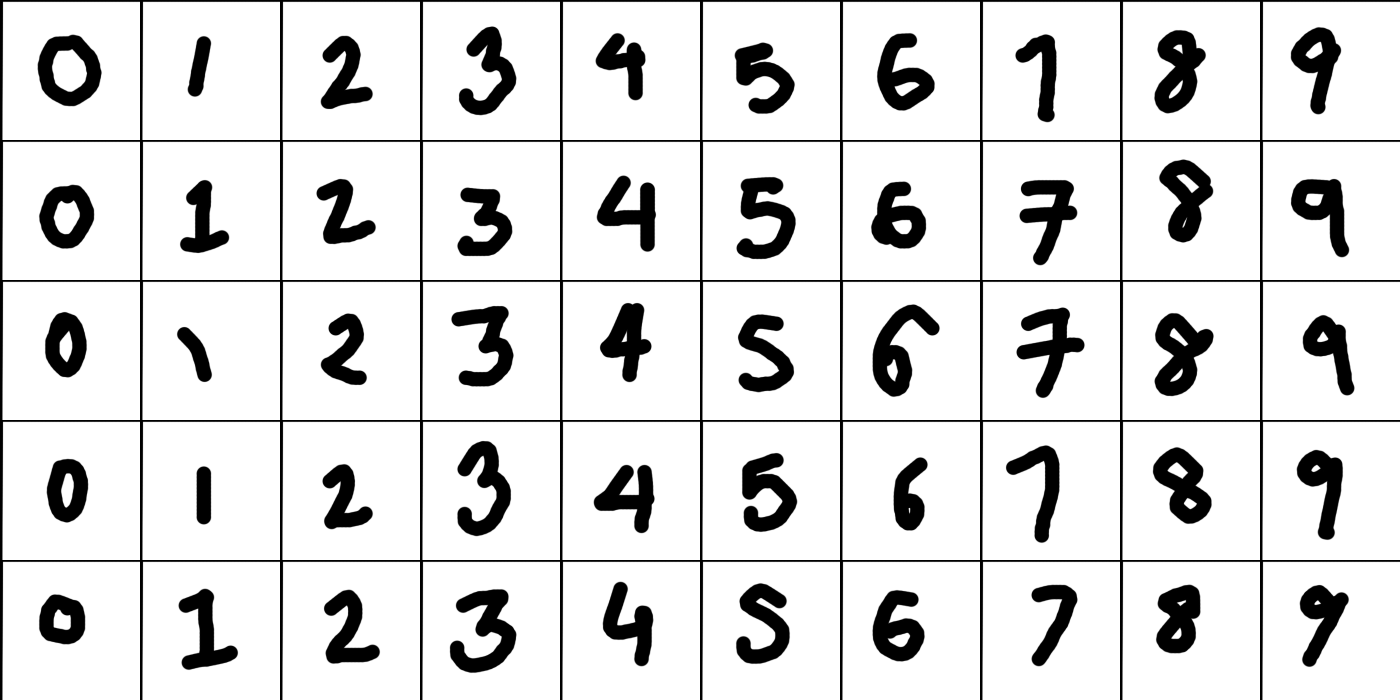
#> input picture digits_filled.jpg, 2800 x 1400 px (shown at 1/2 size)
$ jupyter execute extract_digits.ipynb
#> lines starting #> are read from the running program, lines starting #| are printed output that depends on the picture
[cell 1]
import matplotlib.pyplot as plt
import matplotlib.image as mpimg
import os
import numpy as np
from skimage.transform import resize
import time
from imageio import imwrite

[cell 2]
if(not os.path.exists('./test_digits')):
    os.system('mkdir test_digits')

[cell 3]
test_image = mpimg.imread('digits_filled.jpg')
#> test_image is the input picture: shape (1400, 2800, 3); min 0, max 255, mean 220.1
test_image.shape
#test_image = (np.sum(test_image, axis = 2)/3.)/255.
test_image.shape
#> Out = (1400, 2800, 3)

#test_image = 255. - test_image

[cell 4]
for j in range(5):
    for i in range(10):
        x_mid = 280*j + 140
        y_mid = 280*i + 140
        digit = test_image[x_mid-126:x_mid+126, y_mid-126:y_mid+126, :]

        template = np.zeros((280, 280, 3)) + 255
        template[14:266, 14:266, :] = digit
        template = (1 - (np.sum(template, axis = 2)/3.)/255)

        template = (resize(template, (template.shape[0]/10, template.shape[1]/10), anti_aliasing=False))

        # Need a unique filename for each of the digits, but want to be able to identify the
        # digit from the file name
        file_name = str(i) + "_" + str(int(time.time()))+str(i)+str(j) + '.png'

        imwrite('./test_digits/'+file_name, template)
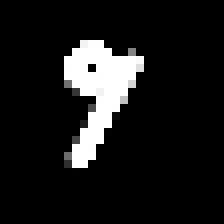
#> template: shape (28, 28) float64 (shown 8 times larger); min 0, max 1, mean 0.101
